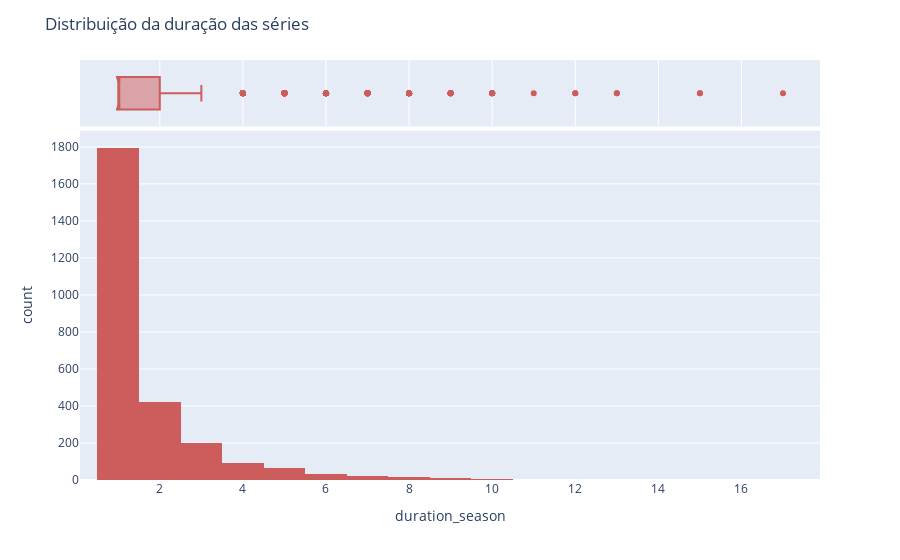

Notebook code for this chart:
### Code cell
df_show['duration_season'] = df_show['duration'].str.split(" ").str[0]
#df_show.head()
df_show['duration_season'] = df_show['duration_season'].astype(int)
fig = px.histogram(data_frame=df_show, x='duration_season', marginal='box', color_discrete_sequence=['indianred'])
fig.update_layout(title='Distribuição da duração das séries')

### Figure 1 — Plotly figure (JSON) as saved in the notebook; plotly's stock layout.template omitted (floating-point values rounded to 4 significant figures; data arrays with more than 128 entries replaced by an {"elided": "..."} marker saying what was removed)
{"data": [{"alignmentgroup": "True", "bingroup": "x", "hovertemplate": "duration_season=%{x}<br>count=%{y}<extra></extra>", "legendgroup": "", "marker": {"color": "indianred", "pattern": {"shape": ""}}, "name": "", "offsetgroup": "", "orientation": "v", "showlegend": false, "type": "histogram", "x": {"elided": "2666 int values"}, "xaxis": "x", "yaxis": "y"}, {"alignmentgroup": "True", "hovertemplate": "duration_season=%{x}<extra></extra>", "legendgroup": "", "marker": {"color": "indianred"}, "name": "", "notched": true, "offsetgroup": "", "showlegend": false, "type": "box", "x": {"elided": "2666 int values"}, "xaxis": "x2", "yaxis": "y2"}], "layout": {"barmode": "relative", "legend": {"tracegroupgap": 0}, "margin": {"t": 60}, "title": {"text": "Distribuição da duração das séries"}, "xaxis": {"anchor": "y", "domain": [0, 1], "title": {"text": "duration_season"}}, "xaxis2": {"anchor": "y2", "domain": [0, 1], "matches": "x", "showgrid": true, "showticklabels": false}, "yaxis": {"anchor": "x", "domain": [0, 0.8316], "title": {"text": "count"}}, "yaxis2": {"anchor": "x2", "domain": [0.8416, 1], "matches": "y2", "showgrid": false, "showline": false, "showticklabels": false, "ticks": ""}}}
